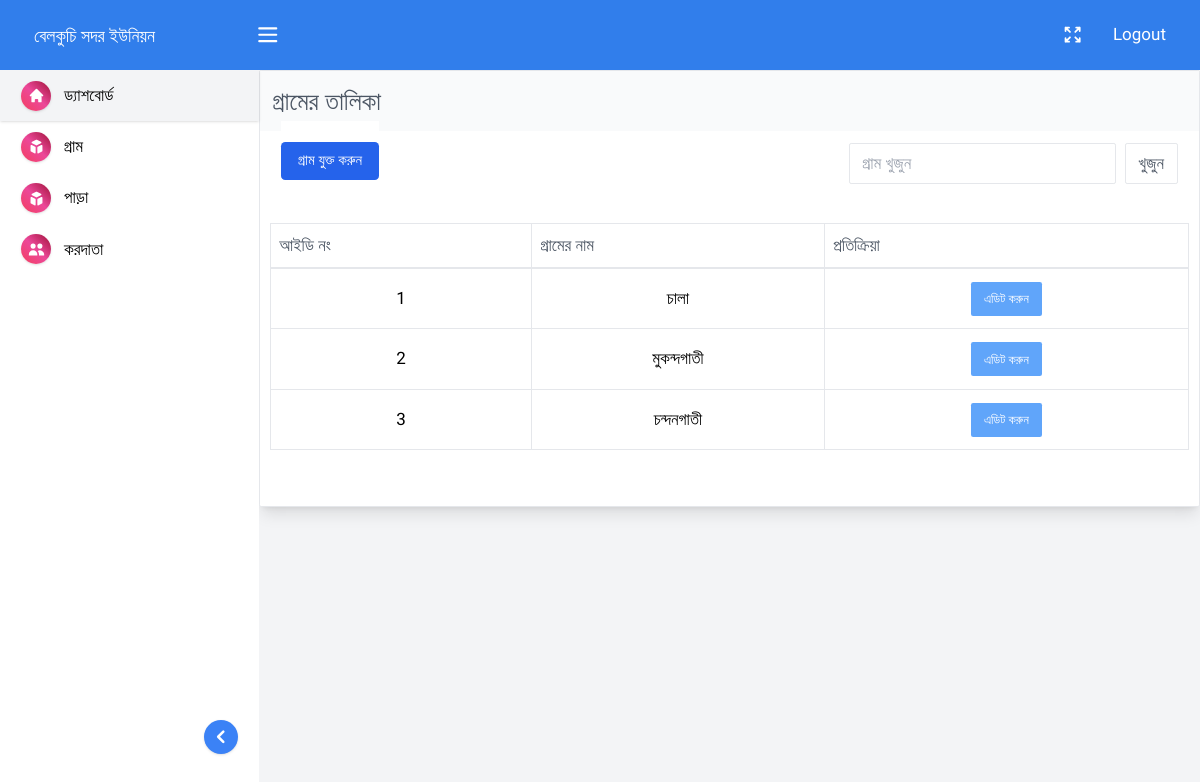
Page /village.php (signed in) on the committed database.
### tables this page shows
CREATE TABLE `union_name` (
  `id` int(255) NOT NULL,
  `admin_id` int(255) NOT NULL,
  `union_name` varchar(255) NOT NULL,
  `pass` varchar(255) NOT NULL,
  `time` int(255) NOT NULL
);

CREATE TABLE `village` (
  `admin_id` int(255) NOT NULL,
  `id` int(255) NOT NULL,
  `name` varchar(255) NOT NULL,
  `edit_permision` varchar(255) NOT NULL DEFAULT 'OFF',
  `time` int(255) NOT NULL
);

### village.php (the view, shortened to what this page needs)
<?php include("common/header.php");?>
<main class="main_content">
    <?php include("common/sidebar.php");?>
    <section class="content_wrapper">
        <section class="page_main_content">
            <div class="main_content_container">
                <div class="table_content_wrapper">
                    <div style="display:flex; justify-content: space-between;" class="page_title">
                      <div>
                            <h3>গ্রামের তালিকা</h3>
                        </div>
                    </div>
                    <header class="table_header">
                        <div class="table_header_left">
                        <a href="village-add.php" class="add_village_btn show_add_new_cat px-4 py-2 text-sm bg-blue-600 text-white rounded focus:ring">গ্রাম যুক্ত করুন</a>
                        </div>
                        <form action="" method="GET">
                            <div class="table_header_right">
                                <input type="search" name="src" placeholder="গ্রাম খুজুন" />
                                <input style="cursor:pointer;" type="submit" class="btn" value="খুজুন" />
                            </div>
                        </form>
                    </header>
                            <div class="table_parent">
                             <table class="table ">
                                <thead>
                                    <tr>
                                        <th class="table_th"><div class="table_th_div"><span>আইডি নং</span></div></th>
                                        <th class="table_th"><div class="table_th_div"><span>গ্রামের নাম</span></div></th>
                                        <th class="table_th"><div class="table_th_div"><span>প্রতিক্রিয়া</span></div></th>
                                    </tr>
                                </thead>
                                <tbody id="tax_holders_wrapper" class="text-sm">
                                <?php
                                if(isset($_GET['src'])){
                                    $src = $_GET['src'];
                                    $SQL = "SELECT * FROM village WHERE admin_id=$id AND name LIKE '%$src%'";
                                }else{
                                    $SQL = "SELECT * FROM village WHERE admin_id=$id ";
                                }
                                $query = mysqli_query($conn, $SQL);
                                $i = 0;
                                while($row = mysqli_fetch_assoc($query)){ $i++; ?>
                                    <tr>
                                        <td class="p-3 border whitespace-nowrap"><div class="text-center"><?php echo $i?></div></td>
                                        <td class="p-3 border whitespace-nowrap"><div class="text-center"><?php echo $row['name']?></div></td>
                                        <td class="p-3 border whitespace-nowrap">
                                            <div class="w-full flex_center gap-1">
                                                <a class="btn table_edit_btn" href="village-edit.php?id=<?php echo $row['id']?>">এডিট করুন</a>
                                            </div>
                                        </td>
                                    </tr>
                              <?php  } ?>
                            </table>
                            </div>
                            <br>
                        </div>
                    </div>
        </section>
    </section>
</main>
<?php include("common/footer.php");?>

### common/header.php (shortened to what this page needs)
<?php include("include/functions.php");?>
<?php
if(isset($_SESSION['admin_id'])){
  $id = $_SESSION['admin_id'];
}elseif(isset($_COOKIE['admin_id'])){
  $id = $_COOKIE['admin_id'];
}else{
  $id = 0;
}
if(isset($_SESSION['admin_id'])){
  $id = $_SESSION['admin_id'];
}
$union = mysqli_fetch_assoc(mysqli_query($conn,"SELECT * FROM union_name WHERE admin_id=$id"));
?>
<!DOCTYPE html>
<html>
  <head>
    <link href="dist/css/category.css" rel="stylesheet" />
    <link href="dist/css/styles.css" rel="stylesheet" />
    <link href="dist/css/custom.css" rel="stylesheet" />
  </head>
  <body>
    <header class="header">
      <div class="header_container">
        <div class="header_left">
          <div class="header_brand">
            <a href="index.php" class="go_home">
              <div>
                <?php if($website['logo']=""){ ?>
                  <img style="width:150px;height:50px" src="upload/<?php echo $website['logo'];?>" alt="">
                 <?php }else{ ?>
                  <span style="font-size:18px;color:#fff;"><?php echo $union['union_name']?></span>
               <?php  } ?>
              </div>
            </a>
          </div>
          <button onclick="toggle_nav()" class="menu_icon"></button>
        </div>
        <div class="header_right">
          <button onclick="toggle_full_screen()" class="expand_icon"></button>
          <a style="color:#fff" onclick="return confirm('Are You Sure To Logout?')" href="logout.php">Logout</a>
        </div>
      </div>
    </header>

### rows in the picture
union_name: union_name "বেলকুচি সদর ইউনিয়ন"
village: name "চালা"
village: name "মুকন্দগাতী"
village: name "চন্দনগাতী"
